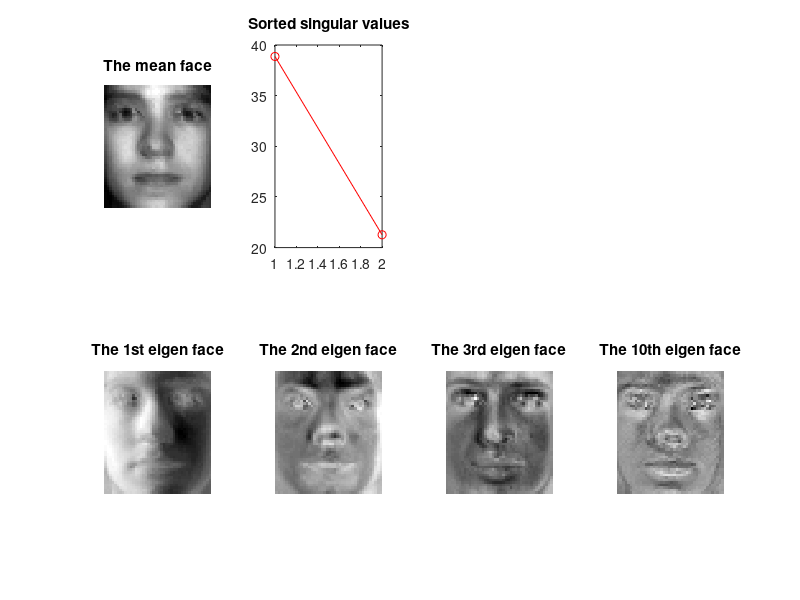
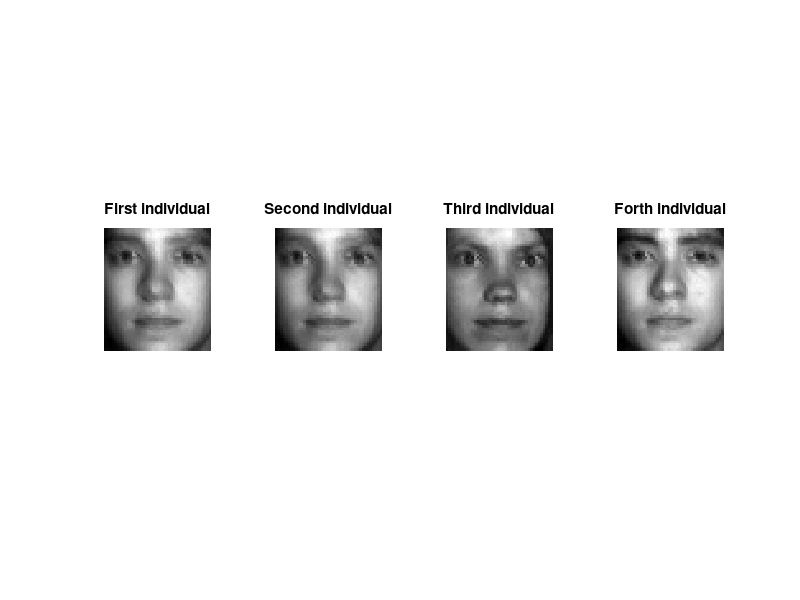

Reproduce these figures in MATLAB, in order.
clc;
clear all;

load('all_data.mat');
X = data_train;
d=2;

figure(1);
mu = mean(X,2);
image_mu = reshape(mu,48,42);
subplot(2,4,1);imshow(image_mu,[]);
title('The mean face');

biaoti = ['st';'nd';'rd';'th'];
H = X -mu*ones(1,40);
[U,S,V] = svd(H);
for i=1:1:3
    subplot(2,4,i+4);imshow(reshape(U(:,i),48,42),[]);
    title(['The ',num2str(i),biaoti(i,:) ,' eigen face']);
end
subplot(2,4,8);imshow(reshape(U(:,10),48,42),[]);
title(['The 10',biaoti(4,:), ' eigen face']);


U_d = U(:,1:d);
S_d = S(:,1:d);
sorted_singular_values=zeros(1,d);
for j=1:1:d
    sorted_singular_values(j)=S_d(j,j);
end
k=1:1:d;
subplot(2,4,2);plot(k,sorted_singular_values,'ro-');
title('Sorted singular values');

figure(2);

Y_test = U_d.' * (X - mu*ones(1,40));
X_test = mu*ones(1,40) + U_d*Y_test;
subplot(1,4,1);imshow(reshape(X_test(:,1),48,42),[]);
title('First individual');
subplot(1,4,2);imshow(reshape(X_test(:,11),48,42),[]);
title('Second individual');
subplot(1,4,3);imshow(reshape(X_test(:,21),48,42),[]);
title('Third individual');
subplot(1,4,4);imshow(reshape(X_test(:,31),48,42),[]);
title('Forth individual');
